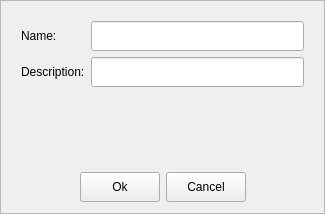
<?xml version="1.0" encoding="UTF-8"?>
<ui version="4.0">
 <class>ExportTimeLineControlItemTemplateDialogFrame</class>
 <widget class="QFrame" name="ExportTimeLineControlItemTemplateDialogFrame">
  <property name="geometry">
   <rect>
    <x>0</x>
    <y>0</y>
    <width>325</width>
    <height>214</height>
   </rect>
  </property>
  <property name="windowTitle">
   <string>Frame</string>
  </property>
  <property name="frameShape">
   <enum>QFrame::StyledPanel</enum>
  </property>
  <property name="frameShadow">
   <enum>QFrame::Raised</enum>
  </property>
  <layout class="QVBoxLayout" name="verticalLayout_2">
   <item>
    <widget class="QStackedWidget" name="stackedWidget">
     <property name="currentIndex">
      <number>0</number>
     </property>
     <widget class="QWidget" name="page1">
      <layout class="QGridLayout" name="gridLayout">
       <item row="0" column="1">
        <widget class="QLineEdit" name="lineName">
         <property name="minimumSize">
          <size>
           <width>0</width>
           <height>30</height>
          </size>
         </property>
        </widget>
       </item>
       <item row="0" column="0">
        <widget class="QLabel" name="label">
         <property name="text">
          <string>Name:</string>
         </property>
        </widget>
       </item>
       <item row="1" column="1">
        <widget class="QLineEdit" name="lineDescription">
         <property name="minimumSize">
          <size>
           <width>0</width>
           <height>30</height>
          </size>
         </property>
        </widget>
       </item>
       <item row="1" column="0">
        <widget class="QLabel" name="label_2">
         <property name="text">
          <string>Description:</string>
         </property>
        </widget>
       </item>
       <item row="2" column="1">
        <spacer name="verticalSpacer">
         <property name="orientation">
          <enum>Qt::Vertical</enum>
         </property>
         <property name="sizeHint" stdset="0">
          <size>
           <width>20</width>
           <height>40</height>
          </size>
         </property>
        </spacer>
       </item>
      </layout>
     </widget>
     <widget class="QWidget" name="page2">
      <layout class="QVBoxLayout" name="verticalLayout">
       <item>
        <spacer name="verticalSpacer_2">
         <property name="orientation">
          <enum>Qt::Vertical</enum>
         </property>
         <property name="sizeHint" stdset="0">
          <size>
           <width>20</width>
           <height>23</height>
          </size>
         </property>
        </spacer>
       </item>
       <item>
        <layout class="QHBoxLayout" name="horizontalLayout_2">
         <item>
          <spacer name="horizontalSpacer_3">
           <property name="orientation">
            <enum>Qt::Horizontal</enum>
           </property>
           <property name="sizeHint" stdset="0">
            <size>
             <width>40</width>
             <height>20</height>
            </size>
           </property>
          </spacer>
         </item>
         <item>
          <widget class="QLabel" name="labelLoading">
           <property name="minimumSize">
            <size>
             <width>124</width>
             <height>124</height>
            </size>
           </property>
           <property name="maximumSize">
            <size>
             <width>124</width>
             <height>124</height>
            </size>
           </property>
           <property name="text">
            <string/>
           </property>
          </widget>
         </item>
         <item>
          <spacer name="horizontalSpacer_4">
           <property name="orientation">
            <enum>Qt::Horizontal</enum>
           </property>
           <property name="sizeHint" stdset="0">
            <size>
             <width>40</width>
             <height>20</height>
            </size>
           </property>
          </spacer>
         </item>
        </layout>
       </item>
       <item>
        <spacer name="verticalSpacer_3">
         <property name="orientation">
          <enum>Qt::Vertical</enum>
         </property>
         <property name="sizeHint" stdset="0">
          <size>
           <width>20</width>
           <height>23</height>
          </size>
         </property>
        </spacer>
       </item>
      </layout>
     </widget>
    </widget>
   </item>
   <item>
    <layout class="QHBoxLayout" name="horizontalLayout">
     <item>
      <spacer name="horizontalSpacer">
       <property name="orientation">
        <enum>Qt::Horizontal</enum>
       </property>
       <property name="sizeHint" stdset="0">
        <size>
         <width>40</width>
         <height>20</height>
        </size>
       </property>
      </spacer>
     </item>
     <item>
      <widget class="QPushButton" name="buttonOk">
       <property name="minimumSize">
        <size>
         <width>80</width>
         <height>30</height>
        </size>
       </property>
       <property name="text">
        <string>Ok</string>
       </property>
      </widget>
     </item>
     <item>
      <widget class="QPushButton" name="buttonCancel">
       <property name="minimumSize">
        <size>
         <width>80</width>
         <height>30</height>
        </size>
       </property>
       <property name="text">
        <string>Cancel</string>
       </property>
      </widget>
     </item>
     <item>
      <spacer name="horizontalSpacer_2">
       <property name="orientation">
        <enum>Qt::Horizontal</enum>
       </property>
       <property name="sizeHint" stdset="0">
        <size>
         <width>40</width>
         <height>20</height>
        </size>
       </property>
      </spacer>
     </item>
    </layout>
   </item>
  </layout>
 </widget>
 <resources/>
 <connections/>
</ui>
